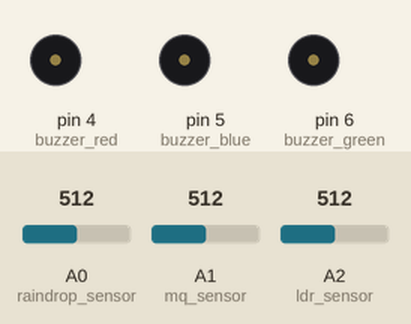
Bench run of a sketch on a simulated Arduino Uno, built with avr-gcc and run on an emulated ATmega328P. Shown: buzzer (waves = sounding, pin HIGH). The inputs (shaded band) are chosen by the test bench; at power-on: A0 (raindrop_sensor) = 512, A1 (mq_sensor) = 512, A2 (ldr_sensor) = 512. What the sketch prints to the serial monitor is not drawn.

Above: at 0.05 s.
At 2.6 s:
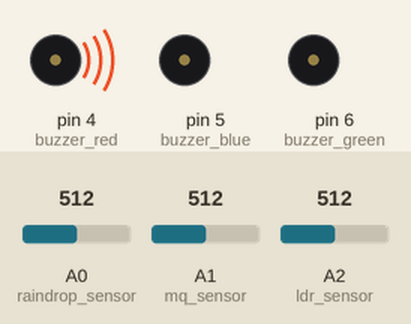
Timing chart, 0 to 6.7 s (numbered marks = the images above):
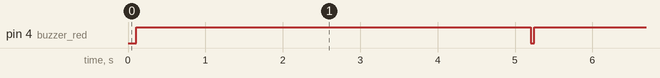

The sketch:

Slave.ino
```cpp
#include <SPI.h>

// Pin definitions
#define buzzer_red 4
#define buzzer_blue 5
#define buzzer_green 6
#define raindrop_sensor A0
#define mq_sensor A1
#define ldr_sensor A2

// Define data structure for transmission
struct SensorData {
  byte rain;      // 0-100 value indicating rain intensity (0 = no rain, 100 = heavy rain)
  byte gas;       // 0-100 value indicating gas presence (0 = no gas, 100 = high gas)
  byte light;     // 0-100 value indicating light level (0 = bright, 100 = dark)
};

// Variables
volatile byte receivedMoistureLevel = 0;
SensorData slaveData;
volatile boolean dataRequested = false;
byte dataIndex = 0;

void setup() {
  Serial.begin(9600);

  // Configure pins
  pinMode(buzzer_red, OUTPUT);
  pinMode(buzzer_blue, OUTPUT);
  pinMode(buzzer_green, OUTPUT);
  pinMode(raindrop_sensor, INPUT);
  pinMode(mq_sensor, INPUT);
  pinMode(ldr_sensor, INPUT);

  // Initialize SPI in slave mode
  SPCR |= _BV(SPE);        // Enable SPI in slave mode
  SPI.attachInterrupt();   // Enable SPI interrupt

  // Initial buzzer state - all off
  digitalWrite(buzzer_red, LOW);
  digitalWrite(buzzer_blue, LOW);
  digitalWrite(buzzer_green, LOW);

  Serial.println("Slave initialized - Ready to receive/transmit data");
}

// SPI interrupt service routine
ISR(SPI_STC_vect) {
  byte receivedValue = SPDR;

  // Check if this is a command or data
  // If the received value is 0xFF, it's a request for data
  if (receivedValue == 0xFF) {
    dataRequested = true;
    dataIndex = 0;
    SPDR = slaveData.rain;  // Prepare first byte to send
    return;
  }
  // If the received value is 0xFE, it means we should send the next sensor value
  else if (receivedValue == 0xFE) {
    dataIndex++;

    // Send the appropriate sensor value based on dataIndex
    if (dataIndex == 1) {
      SPDR = slaveData.gas;
    }
    else if (dataIndex == 2) {
      SPDR = slaveData.light;
    }
    else {
      SPDR = 0; // Default response
    }
    return;
  }
  // Otherwise, it's the moisture level from the master
  else {
    receivedMoistureLevel = receivedValue;
    Serial.println("Received moisture from master: " + String(receivedMoistureLevel) + "%");
  }
}

void loop() {
  // Read sensors with multiple samples for stability
  int rainTotal = 0;
  int mqTotal = 0;
  int ldrTotal = 0;

  // Take multiple readings and average them for stability
  for (int i = 0; i < 5; i++) {
    rainTotal += analogRead(raindrop_sensor);
    mqTotal += analogRead(mq_sensor);
    ldrTotal += analogRead(ldr_sensor);
    delay(10);
  }

  int rainValue = rainTotal / 5;
  int mqValue = mqTotal / 5;
  int ldrValue = ldrTotal / 5;

  // Scale sensor values to 0-100 range for transmission
  // For rain sensor: Lower value means more rain
  slaveData.rain = map(1023 - constrain(rainValue, 0, 1023), 0, 1023, 0, 100);

  // For gas sensor: Higher value means more gas
  slaveData.gas = map(constrain(mqValue, 0, 1023), 0, 1023, 0, 100);

  // For light sensor: Lower value means less light (darker)
  slaveData.light = map(1023 - constrain(ldrValue, 0, 1023), 0, 1023, 0, 100);

  // Print sensor values for debugging
  Serial.print("Raindrop raw: ");
  Serial.print(rainValue);
  Serial.print(" (");
  Serial.print(slaveData.rain);
  Serial.print("%) | MQ raw: ");
  Serial.print(mqValue);
  Serial.print(" (");
  Serial.print(slaveData.gas);
  Serial.print("%) | LDR raw: ");
  Serial.print(ldrValue);
  Serial.print(" (");
  Serial.print(slaveData.light);
  Serial.println("%)");

  // Determine conditions based on sensor values
  bool isRaining = slaveData.rain > 50;  // Using scaled value for better threshold
  bool gasDetected = slaveData.gas > 30;  // Using scaled value for better threshold
  bool isDark = slaveData.light > 70;     // Using scaled value for better threshold

  // Reset all buzzers before setting new states
  digitalWrite(buzzer_red, LOW);
  digitalWrite(buzzer_green, LOW);
  digitalWrite(buzzer_blue, LOW);

  // Handle rain detection
  if (isRaining) {
    Serial.println("☔ Rain detected!");
    digitalWrite(buzzer_red, HIGH);
  } else {
    Serial.println("No rain detected");
  }

  // Handle gas detection
  if (gasDetected) {
    Serial.println("⚠️ Gas detected! Alert!");
    digitalWrite(buzzer_red, HIGH);  // Red light for gas danger
  } else {
    Serial.println("The ambience is normal outside");
  }

  // Handle light detection
  if (isDark) {
    Serial.println("🌙 It's dark outside.");
    digitalWrite(buzzer_green, HIGH);  // Green light for darkness indication
  } else {
    Serial.println("Sunny weather");
  }

  // Handle moisture level from master
  if (receivedMoistureLevel <= 30) {
    digitalWrite(buzzer_red, HIGH);  // Red for low moisture (critical)
    Serial.println("🌱 Moisture LOW. Pump ON.");
  }
  else if (receivedMoistureLevel >= 60) {
    digitalWrite(buzzer_green, HIGH);  // Green for high moisture (good)
    Serial.println("💧 Moisture HIGH. Pump OFF.");
  }
  else {
    digitalWrite(buzzer_blue, HIGH);  // Blue for medium moisture
    Serial.println("🌾 Moisture MEDIUM. Pump cycling...");
    delay(5000);  // Reduced from 10000 to maintain responsiveness
    digitalWrite(buzzer_blue, LOW);
  }

  // Prioritize alerts - gas and rain take precedence over moisture
  if (gasDetected || isRaining) {
    digitalWrite(buzzer_red, HIGH);  // Ensure red light is on for priority alerts
  }

  delay(5000);  // Update readings every 5 seconds
}
```

Measured:
- by itself, pin 4 (buzzer_red): alternates HIGH for 5.1 s and LOW for 0.05 s
